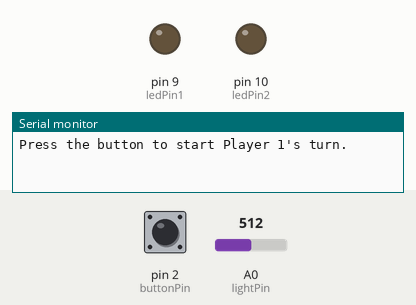
Recording of a sketch running on a simulated Arduino Uno, built with avr-gcc and run on an emulated ATmega328P. Parts: output pins drawn as LEDs (lit = HIGH), the last lines printed to the serial monitor. The test bench sets the inputs (shaded band); at power-on: pin 2 (buttonPin) HIGH, A0 (lightPin) = 512.

Above: at 1.3 s.
1.4 s: pin 2 (buttonPin) pulled LOW for 0.15 s
At 2.3 s:
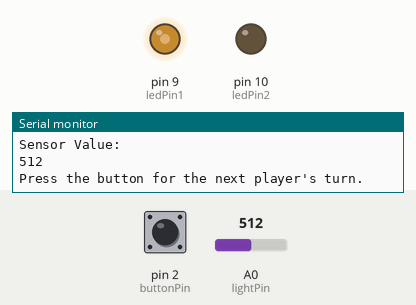
3.0 s: pin 2 (buttonPin) pulled LOW for 1 s
At 3.5 s:
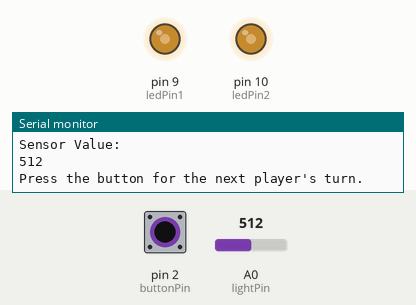
Timing chart, 0 to 6.0 s (numbered marks = the images above; inputs shaded):
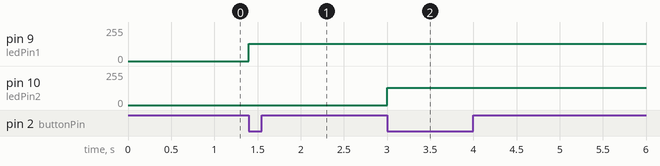

Measured:
- after the input at 1.4 s, pin 9 (ledPin1): 0/255 → 128/255 at once
- after the input at 3.0 s, pin 10 (ledPin2): 0/255 → 128/255 at once

The sketch:

sketch.ino
```cpp
#include <Arduino.h>

// Pin Setup
const int buttonPin = 2;  // pushbutton pin
const int ledPin1 = 9, ledPin2 = 10;  // LED pins
const int lightPin = A0;  // Photoresistor pin

// Variables
bool playerTurn = true;  // true = Player 1, false = Player 2
bool buttonPreviouslyPressed = false;

void setup() {
  Serial.begin(9600);

  pinMode(buttonPin, INPUT_PULLUP); // using internal pull-up resistor
  pinMode(ledPin1, OUTPUT);
  pinMode(ledPin2, OUTPUT);

  game();
  Serial.println("Press the button to start Player 1's turn.");
}

void loop() {
  bool buttonPressed = digitalRead(buttonPin) == LOW;

  // Detect rising edge (button just pressed)
  if (buttonPressed && !buttonPreviouslyPressed) {
    // Indicate whose turn it is
    Serial.println(playerTurn ? "Player 1's Turn" : "Player 2's Turn");

    // Run the turn for the active player
    turn(playerTurn ? ledPin1 : ledPin2);

    //delay(5000);

    // Switch turn
    playerTurn = !playerTurn;

    Serial.println("Press the button for the next player's turn.");
  }

  // Update the previous button state
  buttonPreviouslyPressed = buttonPressed;
}

void game(){
  Serial.println("Welcome to the Brightest Light game!");
  Serial.println("Whoever can make their light glow the brightest is the winner.");
  Serial.println("Players take turns pressing the button and using the light sensor to set their LED brightness.");
}

// Map the sensor value to LED brightness range
int mapLED(int userValue) {
  return map(userValue, 0, 1015, 0, 255);
}

void turn(int LED){
  // Read from the light sensor once
  int value = analogRead(lightPin);
  int userLED = mapLED(value);

  Serial.println("Sensor Value: ");
  Serial.print(value);
  Serial.println();
  // Set LED brightness
  analogWrite(LED, userLED);
}
```
